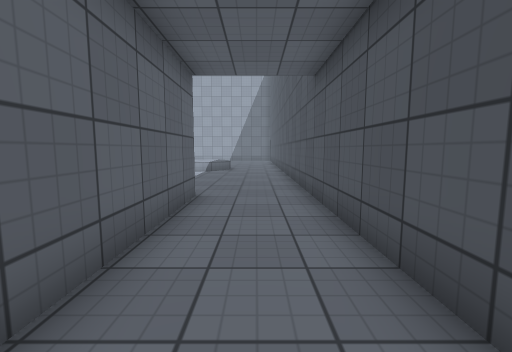
View 1 (above)

19 first-person views from a walk through a Unity game level. The camera is 1.2 m above the floor, tilts 6° down and sees 90° across. Doors are open. The floor is counted in squares, 1 m on a side. Each view is taken from the middle of a square. On the plan, view 1 faces up. The plan holds only what a view shows up to about 12 squares ahead; the rest is blank. The player character is not drawn. Surface patterns are stand-ins for the level's own textures.

View 2
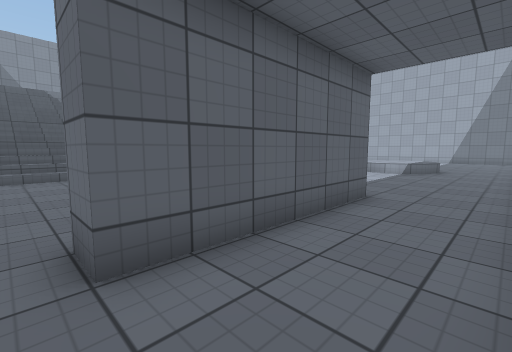

View 3
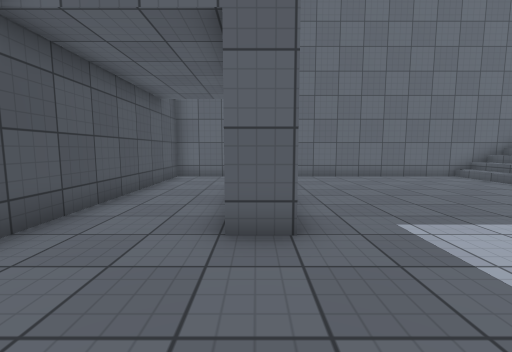

View 4
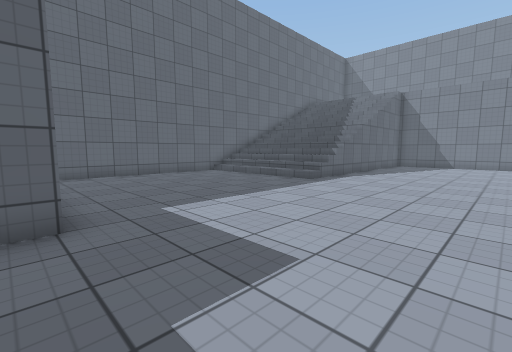

View 5
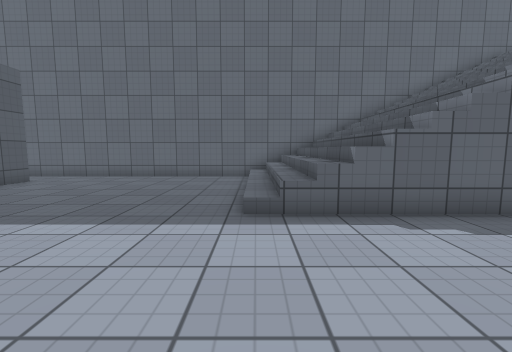

View 6
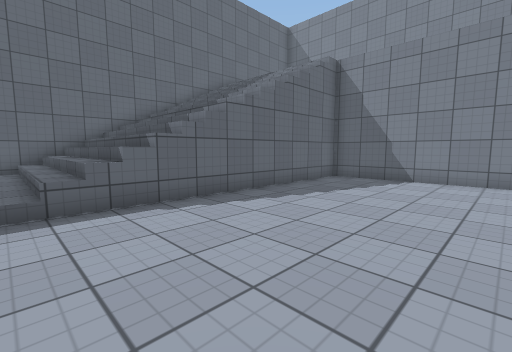

View 7
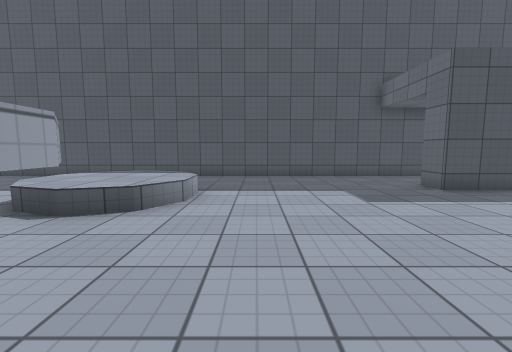

View 8
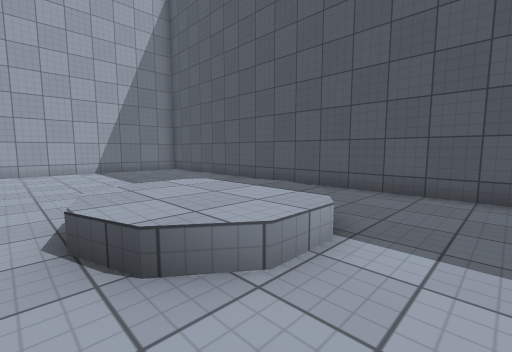

View 9
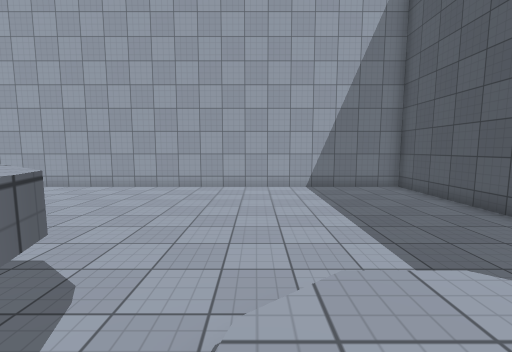

View 10
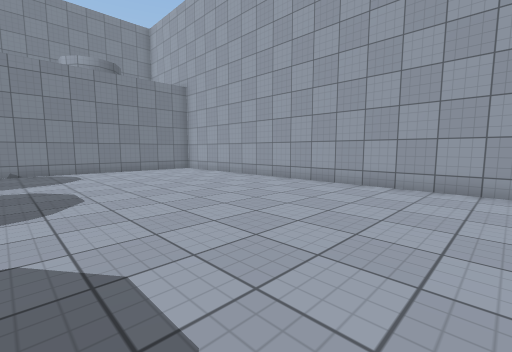

View 11
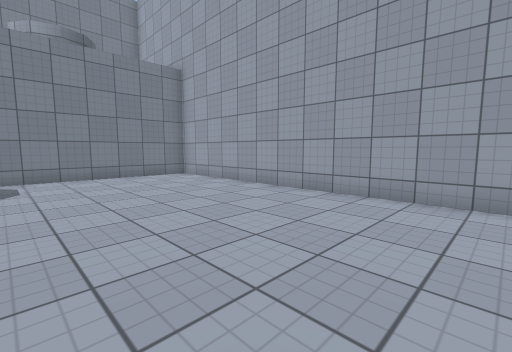

View 12
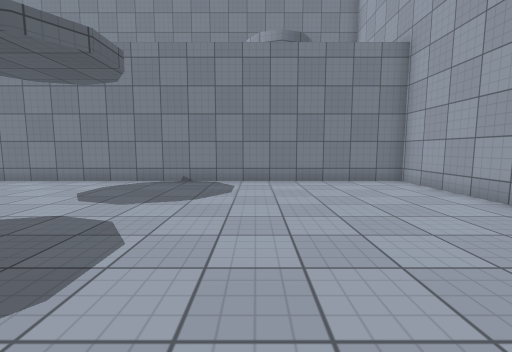

View 13
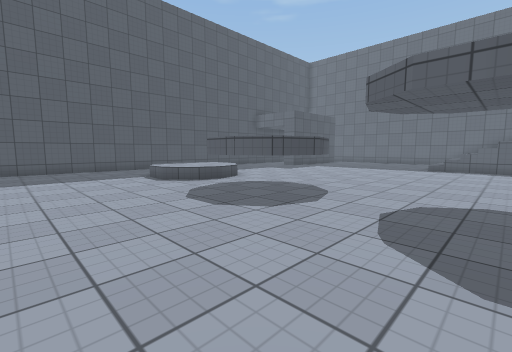

View 14
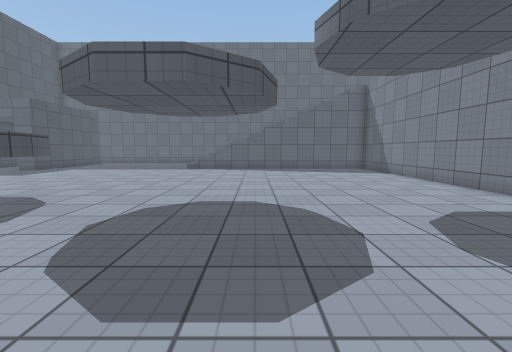

View 15
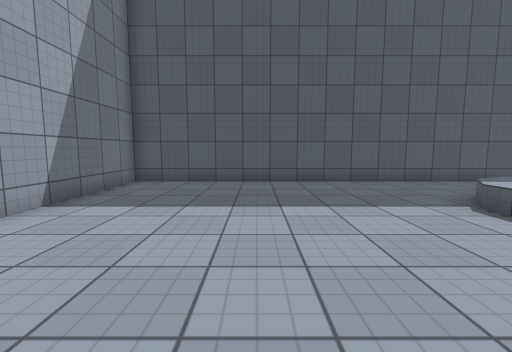

View 16
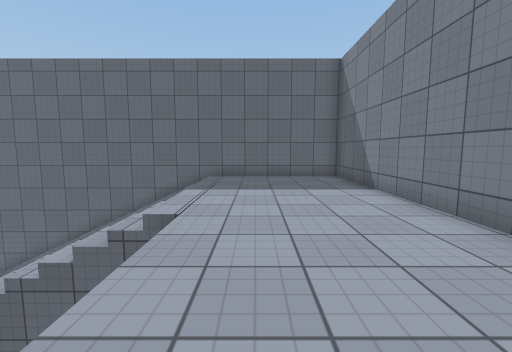

View 17
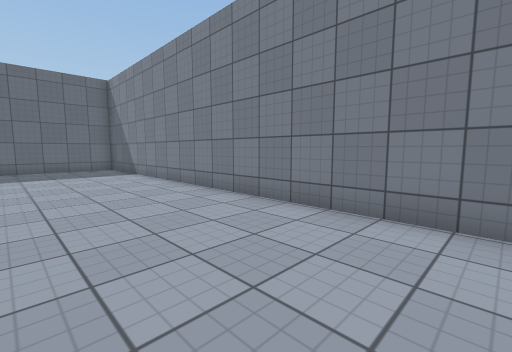

View 18
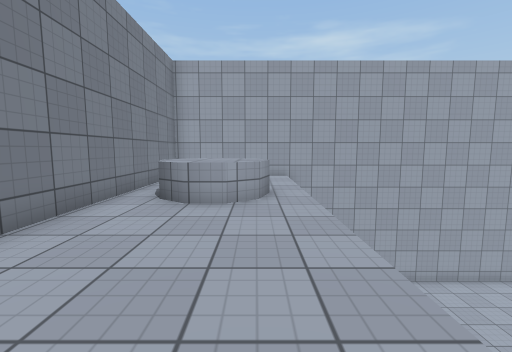

View 19
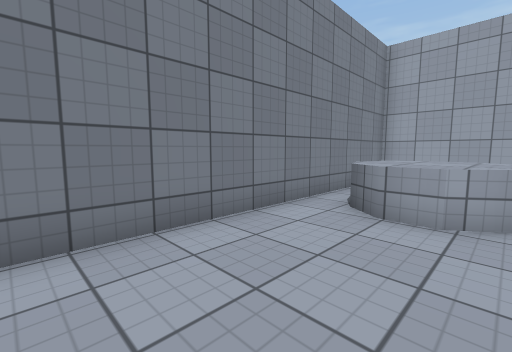

### Floor plan
Key: @ floor where view 1 was taken; # wall or solid block; x gap in a wall; . main floor; : floor 0.5 m higher than the main floor; + floor 5 m higher than the main floor; / step, stairs or slope; D open door; = window, fence, low wall or low ledge; ^ raised ledge.
Columns run from 27 left of view 1 to 2 right of it. Each row starts with its distance up from view 1.
 27 ##############################
 26 #    +.......................#
 25 #    +.......................#
 24 #    +.......................#
 23 #+^^^+.......................#
 22 #x^^^+.......................#
 21 #+^^^+.......................#
 20 #+++++.......................#
 19 #+++++.......................#
 18 #+++++............##.........#
 17 #+++++...........^^ ^./::/...#
 16 #+++++...........^  ^=:::/...#
 15 #+++++...........^  ^.:::/...#
 14 #+++++............^.^./::/...#
 13 #+++++.......................#
 12 #+++++.......................#
 11 #+++++.......................#
 10 #+++++.......................#
  9 #+++++.......................#
  8 #+++++.......................#
  7 #+++++.......................#
  6 #+++++...................#DDD#
  5 #+++++///////////........#DDD#
  4 #+++++///////////........#...#
  3 #+++++///////////........#...#
  2 #+++++///////////........#...#
  1 #+++++///////////........#...#
  0 #+++++///////////..........@.#
 -1 ##############################

Where each view was taken, in squares from view 1:
view 1: 0 up, 0 right, facing up
view 2: 0 up, 1 right, facing up-left
view 3: 10 up, 2 left, facing down
view 4: 11 up, 2 left, facing down-left
view 5: 10 up, 11 left, facing down
view 6: 11 up, 11 left, facing down-left
view 7: 12 up, 10 left, facing right
view 8: 12 up, 6 left, facing up-right
view 9: 15 up, 5 left, facing up
view 10: 18 up, 7 left, facing up-left
view 11: 20 up, 10 left, facing up-left
view 12: 21 up, 12 left, facing left
view 13: 22 up, 14 left, facing down-right
view 14: 21 up, 15 left, facing down
view 15: 22 up, 8 left, facing right
view 16: 10 up, 23 left, facing down
view 17: 15 up, 22 left, facing down-left
view 18: 15 up, 23 left, facing up
view 19: 16 up, 23 left, facing up-left
